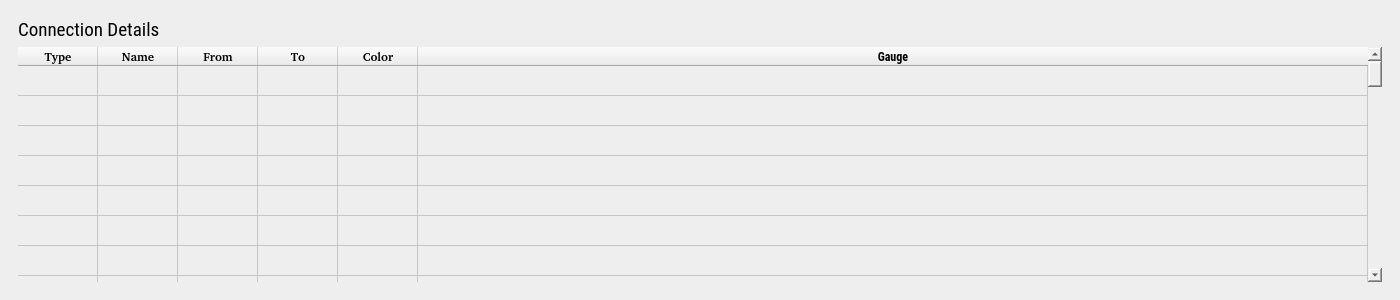
<?xml version="1.0" encoding="UTF-8"?>
<ui version="4.0">
 <class>MainWindow</class>
 <widget class="QMainWindow" name="MainWindow">
  <property name="geometry">
   <rect>
    <x>0</x>
    <y>0</y>
    <width>1400</width>
    <height>300</height>
   </rect>
  </property>
  <property name="windowTitle">
   <string>MainWindow</string>
  </property>
  <property name="styleSheet">
   <string notr="true">background-color: rgb(238, 238, 238);</string>
  </property>
  <widget class="QWidget" name="centralwidget">
   <layout class="QGridLayout" name="gridLayout_2">
    <item row="0" column="0">
     <widget class="QFrame" name="frame">
      <property name="maximumSize">
       <size>
        <width>1440</width>
        <height>800</height>
       </size>
      </property>
      <property name="frameShape">
       <enum>QFrame::NoFrame</enum>
      </property>
      <property name="frameShadow">
       <enum>QFrame::Raised</enum>
      </property>
      <layout class="QGridLayout" name="gridLayout">
       <item row="0" column="0">
        <layout class="QVBoxLayout" name="verticalLayout_3">
         <item>
          <layout class="QHBoxLayout" name="horizontalLayout">
           <item>
            <widget class="QLabel" name="label">
             <property name="minimumSize">
              <size>
               <width>155</width>
               <height>0</height>
              </size>
             </property>
             <property name="maximumSize">
              <size>
               <width>155</width>
               <height>30</height>
              </size>
             </property>
             <property name="font">
              <font>
               <family>Roboto Condensed</family>
               <pointsize>14</pointsize>
               <weight>50</weight>
               <italic>false</italic>
               <bold>false</bold>
              </font>
             </property>
             <property name="styleSheet">
              <string notr="true">font: 14pt &quot;Roboto Condensed&quot;;
</string>
             </property>
             <property name="text">
              <string>Connection Details</string>
             </property>
            </widget>
           </item>
           <item>
            <spacer name="horizontalSpacer">
             <property name="orientation">
              <enum>Qt::Horizontal</enum>
             </property>
             <property name="sizeHint" stdset="0">
              <size>
               <width>40</width>
               <height>20</height>
              </size>
             </property>
            </spacer>
           </item>
          </layout>
         </item>
         <item>
          <layout class="QVBoxLayout" name="verticalLayout">
           <item>
            <widget class="QTableWidget" name="tableWidget">
             <property name="minimumSize">
              <size>
               <width>0</width>
               <height>0</height>
              </size>
             </property>
             <property name="maximumSize">
              <size>
               <width>1440</width>
               <height>800</height>
              </size>
             </property>
             <property name="frameShape">
              <enum>QFrame::NoFrame</enum>
             </property>
             <property name="frameShadow">
              <enum>QFrame::Plain</enum>
             </property>
             <property name="horizontalScrollBarPolicy">
              <enum>Qt::ScrollBarAsNeeded</enum>
             </property>
             <property name="editTriggers">
              <set>QAbstractItemView::NoEditTriggers</set>
             </property>
             <property name="selectionBehavior">
              <enum>QAbstractItemView::SelectRows</enum>
             </property>
             <property name="rowCount">
              <number>1024</number>
             </property>
             <property name="columnCount">
              <number>6</number>
             </property>
             <attribute name="horizontalHeaderVisible">
              <bool>true</bool>
             </attribute>
             <attribute name="horizontalHeaderDefaultSectionSize">
              <number>80</number>
             </attribute>
             <attribute name="horizontalHeaderHighlightSections">
              <bool>true</bool>
             </attribute>
             <attribute name="horizontalHeaderMinimumSectionSize">
              <number>49</number>
             </attribute>
             <attribute name="horizontalHeaderShowSortIndicator" stdset="0">
              <bool>false</bool>
             </attribute>
             <attribute name="horizontalHeaderStretchLastSection">
              <bool>true</bool>
             </attribute>
             <attribute name="verticalHeaderVisible">
              <bool>false</bool>
             </attribute>
             <attribute name="verticalHeaderHighlightSections">
              <bool>true</bool>
             </attribute>
             <attribute name="verticalHeaderStretchLastSection">
              <bool>true</bool>
             </attribute>
             <row/>
             <row/>
             <row/>
             <row/>
             <row/>
             <row/>
             <row/>
             <row/>
             <row/>
             <row/>
             <row/>
             <row/>
             <row/>
             <row/>
             <row/>
             <row/>
             <row/>
             <row/>
             <row/>
             <row/>
             <row/>
             <row/>
             <row/>
             <row/>
             <row/>
             <row/>
             <row/>
             <row/>
             <row/>
             <row/>
             <row/>
             <row/>
             <row/>
             <row/>
             <row/>
             <row/>
             <row/>
             <row/>
             <row/>
             <row/>
             <row/>
             <row/>
             <row/>
             <row/>
             <row/>
             <row/>
             <row/>
             <row/>
             <row/>
             <row/>
             <row/>
             <row/>
             <row/>
             <row/>
             <row/>
             <row/>
             <row/>
             <row/>
             <row/>
             <row/>
             <row/>
             <row/>
             <row/>
             <row/>
             <row/>
             <row/>
             <row/>
             <row/>
             <row/>
             <row/>
             <row/>
             <row/>
             <row/>
             <row/>
             <row/>
             <row/>
             <row/>
             <row/>
             <row/>
             <row/>
             <row/>
             <row/>
             <row/>
             <row/>
             <row/>
             <row/>
             <row/>
             <row/>
             <row/>
             <row/>
             <row/>
             <row/>
             <row/>
             <row/>
             <row/>
             <row/>
             <row/>
             <row/>
             <row/>
             <row/>
             <row/>
             <row/>
             <row/>
             <row/>
             <row/>
             <row/>
             <row/>
             <row/>
             <row/>
             <row/>
             <row/>
             <row/>
             <row/>
             <row/>
             <row/>
             <row/>
             <row/>
             <row/>
             <row/>
             <row/>
             <row/>
             <row/>
             <row/>
             <row/>
             <row/>
             <row/>
             <row/>
             <row/>
             <row/>
             <row/>
             <row/>
             <row/>
             <row/>
             <row/>
             <row/>
             <row/>
             <row/>
             <row/>
             <row/>
             <row/>
             <row/>
             <row/>
             <row/>
             <row/>
             <row/>
             <row/>
             <row/>
             <row/>
             <row/>
             <row/>
             <row/>
             <row/>
             <row/>
             <row/>
             <row/>
             <row/>
             <row/>
             <row/>
             <row/>
             <row/>
             <row/>
             <row/>
             <row/>
             <row/>
             <row/>
             <row/>
             <row/>
             <row/>
             <row/>
             <row/>
             <row/>
             <row/>
             <row/>
             <row/>
             <row/>
             <row/>
             <row/>
             <row/>
             <row/>
             <row/>
             <row/>
             <row/>
             <row/>
             <row/>
             <row/>
             <row/>
             <row/>
             <row/>
             <row/>
             <row/>
             <row/>
             <row/>
             <row/>
             <row/>
             <row/>
             <row/>
             <row/>
             <row/>
             <row/>
             <row/>
             <row/>
             <row/>
             <row/>
             <row/>
             <row/>
             <row/>
             <row/>
             <row/>
             <row/>
             <row/>
             <row/>
             <row/>
             <row/>
             <row/>
             <row/>
             <row/>
             <row/>
             <row/>
             <row/>
             <row/>
             <row/>
             <row/>
             <row/>
             <row/>
             <row/>
             <row/>
             <row/>
             <row/>
             <row/>
             <row/>
             <row/>
             <row/>
             <row/>
             <row/>
             <row/>
             <row/>
             <row/>
             <row/>
             <row/>
             <row/>
             <row/>
             <row/>
             <row/>
             <row/>
             <row/>
             <row/>
             <row/>
             <row/>
             <row/>
             <row/>
             <row/>
             <row/>
             <row/>
             <row/>
             <row/>
             <row/>
             <row/>
             <row/>
             <row/>
             <row/>
             <row/>
             <row/>
             <row/>
             <row/>
             <row/>
             <row/>
             <row/>
             <row/>
             <row/>
             <row/>
             <row/>
             <row/>
             <row/>
             <row/>
             <row/>
             <row/>
             <row/>
             <row/>
             <row/>
             <row/>
             <row/>
             <row/>
             <row/>
             <row/>
             <row/>
             <row/>
             <row/>
             <row/>
             <row/>
             <row/>
             <row/>
             <row/>
             <row/>
             <row/>
             <row/>
             <row/>
             <row/>
             <row/>
             <row/>
             <row/>
             <row/>
             <row/>
             <row/>
             <row/>
             <row/>
             <row/>
             <row/>
             <row/>
             <row/>
             <row/>
             <row/>
             <row/>
             <row/>
             <row/>
             <row/>
             <row/>
             <row/>
             <row/>
             <row/>
             <row/>
             <row/>
             <row/>
             <row/>
             <row/>
             <row/>
             <row/>
             <row/>
             <row/>
             <row/>
             <row/>
             <row/>
             <row/>
             <row/>
             <row/>
             <row/>
             <row/>
             <row/>
             <row/>
             <row/>
             <row/>
             <row/>
             <row/>
             <row/>
             <row/>
             <row/>
             <row/>
             <row/>
             <row/>
             <row/>
             <row/>
             <row/>
             <row/>
             <row/>
             <row/>
             <row/>
             <row/>
             <row/>
             <row/>
             <row/>
             <row/>
             <row/>
             <row/>
             <row/>
             <row/>
             <row/>
             <row/>
             <row/>
             <row/>
             <row/>
             <row/>
             <row/>
             <row/>
             <row/>
             <row/>
             <row/>
             <row/>
             <row/>
             <row/>
             <row/>
             <row/>
             <row/>
             <row/>
             <row/>
             <row/>
             <row/>
             <row/>
             <row/>
             <row/>
             <row/>
             <row/>
             <row/>
             <row/>
             <row/>
             <row/>
             <row/>
             <row/>
             <row/>
             <row/>
             <row/>
             <row/>
             <row/>
             <row/>
             <row/>
             <row/>
             <row/>
             <row/>
             <row/>
             <row/>
             <row/>
             <row/>
             <row/>
             <row/>
             <row/>
             <row/>
             <row/>
             <row/>
             <row/>
             <row/>
             <row/>
             <row/>
             <row/>
             <row/>
             <row/>
             <row/>
             <row/>
             <row/>
             <row/>
             <row/>
             <row/>
             <row/>
             <row/>
             <row/>
             <row/>
             <row/>
             <row/>
             <row/>
             <row/>
             <row/>
             <row/>
             <row/>
             <row/>
             <row/>
             <row/>
             <row/>
             <row/>
             <row/>
             <row/>
             <row/>
             <row/>
             <row/>
             <row/>
             <row/>
             <row/>
             <row/>
             <row/>
             <row/>
             <row/>
             <row/>
             <row/>
             <row/>
             <row/>
             <row/>
             <row/>
             <row/>
             <row/>
             <row/>
             <row/>
             <row/>
             <row/>
             <row/>
             <row/>
             <row/>
             <row/>
             <row/>
             <row/>
             <row/>
             <row/>
             <row/>
             <row/>
             <row/>
             <row/>
             <row/>
             <row/>
             <row/>
             <row/>
             <row/>
             <row/>
             <row/>
             <row/>
             <row/>
             <row/>
             <row/>
             <row/>
             <row/>
             <row/>
             <row/>
             <row/>
             <row/>
             <row/>
             <row/>
             <row/>
             <row/>
             <row/>
             <row/>
             <row/>
             <row/>
             <row/>
             <row/>
             <row/>
             <row/>
             <row/>
             <row/>
             <row/>
             <row/>
             <row/>
             <row/>
             <row/>
             <row/>
             <row/>
             <row/>
             <row/>
             <row/>
             <row/>
             <row/>
             <row/>
             <row/>
             <row/>
             <row/>
             <row/>
             <row/>
             <row/>
             <row/>
             <row/>
             <row/>
             <row/>
             <row/>
             <row/>
             <row/>
             <row/>
             <row/>
             <row/>
             <row/>
             <row/>
             <row/>
             <row/>
             <row/>
             <row/>
             <row/>
             <row/>
             <row/>
             <row/>
             <row/>
             <row/>
             <row/>
             <row/>
             <row/>
             <row/>
             <row/>
             <row/>
             <row/>
             <row/>
             <row/>
             <row/>
             <row/>
             <row/>
             <row/>
             <row/>
             <row/>
             <row/>
             <row/>
             <row/>
             <row/>
             <row/>
             <row/>
             <row/>
             <row/>
             <row/>
             <row/>
             <row/>
             <row/>
             <row/>
             <row/>
             <row/>
             <row/>
             <row/>
             <row/>
             <row/>
             <row/>
             <row/>
             <row/>
             <row/>
             <row/>
             <row/>
             <row/>
             <row/>
             <row/>
             <row/>
             <row/>
             <row/>
             <row/>
             <row/>
             <row/>
             <row/>
             <row/>
             <row/>
             <row/>
             <row/>
             <row/>
             <row/>
             <row/>
             <row/>
             <row/>
             <row/>
             <row/>
             <row/>
             <row/>
             <row/>
             <row/>
             <row/>
             <row/>
             <row/>
             <row/>
             <row/>
             <row/>
             <row/>
             <row/>
             <row/>
             <row/>
             <row/>
             <row/>
             <row/>
             <row/>
             <row/>
             <row/>
             <row/>
             <row/>
             <row/>
             <row/>
             <row/>
             <row/>
             <row/>
             <row/>
             <row/>
             <row/>
             <row/>
             <row/>
             <row/>
             <row/>
             <row/>
             <row/>
             <row/>
             <row/>
             <row/>
             <row/>
             <row/>
             <row/>
             <row/>
             <row/>
             <row/>
             <row/>
             <row/>
             <row/>
             <row/>
             <row/>
             <row/>
             <row/>
             <row/>
             <row/>
             <row/>
             <row/>
             <row/>
             <row/>
             <row/>
             <row/>
             <row/>
             <row/>
             <row/>
             <row/>
             <row/>
             <row/>
             <row/>
             <row/>
             <row/>
             <row/>
             <row/>
             <row/>
             <row/>
             <row/>
             <row/>
             <row/>
             <row/>
             <row/>
             <row/>
             <row/>
             <row/>
             <row/>
             <row/>
             <row/>
             <row/>
             <row/>
             <row/>
             <row/>
             <row/>
             <row/>
             <row/>
             <row/>
             <row/>
             <row/>
             <row/>
             <row/>
             <row/>
             <row/>
             <row/>
             <row/>
             <row/>
             <row/>
             <row/>
             <row/>
             <row/>
             <row/>
             <row/>
             <row/>
             <row/>
             <row/>
             <row/>
             <row/>
             <row/>
             <row/>
             <row/>
             <row/>
             <row/>
             <row/>
             <row/>
             <row/>
             <row/>
             <row/>
             <row/>
             <row/>
             <row/>
             <row/>
             <row/>
             <row/>
             <row/>
             <row/>
             <row/>
             <row/>
             <row/>
             <row/>
             <row/>
             <row/>
             <row/>
             <row/>
             <row/>
             <row/>
             <row/>
             <row/>
             <row/>
             <row/>
             <row/>
             <row/>
             <row/>
             <row/>
             <row/>
             <row/>
             <row/>
             <row/>
             <row/>
             <row/>
             <row/>
             <row/>
             <row/>
             <row/>
             <row/>
             <row/>
             <row/>
             <row/>
             <row/>
             <row/>
             <row/>
             <row/>
             <row/>
             <row/>
             <row/>
             <row/>
             <row/>
             <row/>
             <row/>
             <row/>
             <row/>
             <row/>
             <row/>
             <row/>
             <row/>
             <row/>
             <row/>
             <row/>
             <row/>
             <row/>
             <row/>
             <row/>
             <row/>
             <row/>
             <row/>
             <row/>
             <row/>
             <row/>
             <row/>
             <row/>
             <row/>
             <row/>
             <row/>
             <row/>
             <row/>
             <row/>
             <row/>
             <row/>
             <row/>
             <row/>
             <row/>
             <row/>
             <row/>
             <row/>
             <row/>
             <row/>
             <row/>
             <row/>
             <row/>
             <row/>
             <row/>
             <row/>
             <row/>
             <row/>
             <row/>
             <row/>
             <row/>
             <row/>
             <row/>
             <row/>
             <row/>
             <row/>
             <row/>
             <row/>
             <row/>
             <row/>
             <row/>
             <row/>
             <row/>
             <row/>
             <row/>
             <row/>
             <row/>
             <row/>
             <row/>
             <row/>
             <row/>
             <row/>
             <row/>
             <row/>
             <row/>
             <row/>
             <row/>
             <row/>
             <row/>
             <row/>
             <row/>
             <row/>
             <row/>
             <row/>
             <row/>
             <row/>
             <row/>
             <row/>
             <row/>
             <row/>
             <row/>
             <row/>
             <row/>
             <row/>
             <row/>
             <row/>
             <row/>
             <row/>
             <row/>
             <row/>
             <row/>
             <row/>
             <row/>
             <row/>
             <row/>
             <row/>
             <row/>
             <row/>
             <row/>
             <row/>
             <row/>
             <row/>
             <row/>
             <row/>
             <row/>
             <row/>
             <row/>
             <row/>
             <row/>
             <row/>
             <row/>
             <row/>
             <row/>
             <row/>
             <row/>
             <row/>
             <row/>
             <row/>
             <row/>
             <row/>
             <row/>
             <row/>
             <row/>
             <row/>
             <row/>
             <row/>
             <row/>
             <row/>
             <row/>
             <row/>
             <row/>
             <row/>
             <row/>
             <row/>
             <row/>
             <row/>
             <row/>
             <row/>
             <row/>
             <row/>
             <row/>
             <row/>
             <row/>
             <row/>
             <row/>
             <row/>
             <row/>
             <row/>
             <row/>
             <row/>
             <row/>
             <row/>
             <row/>
             <row/>
             <row/>
             <row/>
             <row/>
             <row/>
             <row/>
             <row/>
             <row/>
             <row/>
             <row/>
             <row/>
             <row/>
             <row/>
             <row/>
             <row/>
             <row/>
             <row/>
             <row/>
             <row/>
             <row/>
             <row/>
             <row/>
             <row/>
             <row/>
             <row/>
             <row/>
             <row/>
             <row/>
             <row/>
             <row/>
             <row/>
             <row/>
             <row/>
             <row/>
             <row/>
             <row/>
             <row/>
             <row/>
             <row/>
             <row/>
             <row/>
             <row/>
             <row/>
             <row/>
             <row/>
             <row/>
             <row/>
             <row/>
             <row/>
             <row/>
             <row/>
             <row/>
             <row/>
             <row/>
             <row/>
             <row/>
             <row/>
             <row/>
             <row/>
             <row/>
             <row/>
             <row/>
             <row/>
             <row/>
             <row/>
             <row/>
             <row/>
             <row/>
             <row/>
             <row/>
             <row/>
             <row/>
             <row/>
             <row/>
             <row/>
             <row/>
             <row/>
             <column>
              <property name="text">
               <string>Type</string>
              </property>
              <property name="font">
               <font>
                <family>Roboto [GOOG]</family>
                <weight>75</weight>
                <bold>true</bold>
               </font>
              </property>
              <property name="background">
               <color>
                <red>148</red>
                <green>148</green>
                <blue>148</blue>
               </color>
              </property>
             </column>
             <column>
              <property name="text">
               <string>Name</string>
              </property>
              <property name="font">
               <font>
                <family>Roboto [GOOG]</family>
                <weight>75</weight>
                <bold>true</bold>
               </font>
              </property>
              <property name="background">
               <color>
                <red>148</red>
                <green>148</green>
                <blue>148</blue>
               </color>
              </property>
             </column>
             <column>
              <property name="text">
               <string>From</string>
              </property>
              <property name="font">
               <font>
                <family>Roboto [GOOG]</family>
                <weight>75</weight>
                <bold>true</bold>
               </font>
              </property>
              <property name="background">
               <color>
                <red>148</red>
                <green>148</green>
                <blue>148</blue>
               </color>
              </property>
             </column>
             <column>
              <property name="text">
               <string>To</string>
              </property>
              <property name="font">
               <font>
                <family>Roboto [GOOG]</family>
                <weight>75</weight>
                <bold>true</bold>
               </font>
              </property>
              <property name="background">
               <color>
                <red>148</red>
                <green>148</green>
                <blue>148</blue>
               </color>
              </property>
             </column>
             <column>
              <property name="text">
               <string>Color</string>
              </property>
              <property name="font">
               <font>
                <family>Roboto [GOOG]</family>
                <weight>75</weight>
                <bold>true</bold>
               </font>
              </property>
              <property name="background">
               <color>
                <red>148</red>
                <green>148</green>
                <blue>148</blue>
               </color>
              </property>
             </column>
             <column>
              <property name="text">
               <string>Gauge</string>
              </property>
              <property name="font">
               <font>
                <family>Roboto Condensed</family>
                <weight>75</weight>
                <bold>true</bold>
               </font>
              </property>
             </column>
            </widget>
           </item>
          </layout>
         </item>
        </layout>
       </item>
      </layout>
     </widget>
    </item>
   </layout>
  </widget>
 </widget>
 <resources/>
 <connections/>
</ui>
